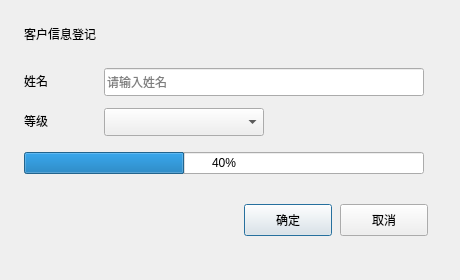
<?xml version="1.0" encoding="UTF-8"?>
<ui version="4.0">
 <class>Form1</class>
 <widget class="QWidget" name="Form1">
  <property name="geometry">
   <rect><x>0</x><y>0</y><width>460</width><height>280</height></rect>
  </property>
  <property name="windowTitle">
   <string>客户信息 / Customer</string>
  </property>
  <widget class="QLabel" name="titleLabel">
   <property name="geometry">
    <rect><x>24</x><y>20</y><width>260</width><height>28</height></rect>
   </property>
   <property name="text"><string>客户信息登记</string></property>
  </widget>
  <widget class="QLabel" name="nameLabel">
   <property name="geometry">
    <rect><x>24</x><y>68</y><width>72</width><height>26</height></rect>
   </property>
   <property name="text"><string>姓名</string></property>
  </widget>
  <widget class="QLineEdit" name="nameEdit">
   <property name="geometry">
    <rect><x>104</x><y>68</y><width>320</width><height>28</height></rect>
   </property>
   <property name="placeholderText"><string>请输入姓名</string></property>
  </widget>
  <widget class="QLabel" name="levelLabel">
   <property name="geometry">
    <rect><x>24</x><y>108</y><width>72</width><height>26</height></rect>
   </property>
   <property name="text"><string>等级</string></property>
  </widget>
  <widget class="QComboBox" name="levelCombo">
   <property name="geometry">
    <rect><x>104</x><y>108</y><width>160</width><height>28</height></rect>
   </property>
   <property name="editable"><bool>false</bool></property>
  </widget>
  <widget class="QProgressBar" name="progress">
   <property name="geometry">
    <rect><x>24</x><y>152</y><width>400</width><height>22</height></rect>
   </property>
   <property name="value"><number>40</number></property>
  </widget>
  <widget class="QPushButton" name="okButton">
   <property name="geometry">
    <rect><x>244</x><y>204</y><width>88</width><height>32</height></rect>
   </property>
   <property name="text"><string>确定</string></property>
   <property name="default"><bool>true</bool></property>
  </widget>
  <widget class="QPushButton" name="cancelButton">
   <property name="geometry">
    <rect><x>340</x><y>204</y><width>88</width><height>32</height></rect>
   </property>
   <property name="text"><string>取消</string></property>
  </widget>
 </widget>
 <connections/>
</ui>
